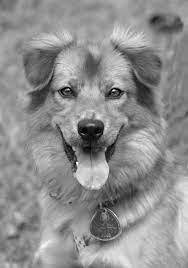
%> input picture exercises/image.jpeg, 188 x 268 px
$ octave esercitazione_30.m   (GNU Octave 9; MATLAB toolbox functions it lacks are replaced by stand-ins)
%> lines starting %> are read from the running program, lines starting %| are printed output that depends on the picture
% ES 29 - 30
% Choose a gray level image and create ten compressed version using jpeg format (hint:use
% imwrite function with the format jpeg and increasing quality factor, from 10 to 100). Then
% compute the psnr (between the original image and the compressed versions) and plot it
% versus the image quality of jpeg.
% Clear command window.
clc;
% Delete all variables.
clear;
% Close all figure windows except those created by imtool.
close all;
% Close all figure windows created by imtool.
imtool close all;

[file, path] = uigetfile({'*.tiff;*.jpg;*.png;*.jpeg'}, "select an image");
%> the answer given: image.jpeg
image = imread(strcat(path, file));
%> image is the input picture: size 268x188x3 uint8; min 0, max 255, mean 142.6

% create 10 images with different quality factor in format jpeg
for i = 10:+10:100
    imwrite(image, strcat(path, sprintf('image_jpeg_%i.jpeg', i)), "Quality", i);
end

figure(1)

% Maximize figure.
set(gcf, 'Position', get(0, 'Screensize'));
set(get(gca, 'Title'), 'String', sprintf('jpeg compressed images '));

for i = 10:+10:100
    A = imread(strcat(path, sprintf('image_jpeg_%i.jpeg', i)));
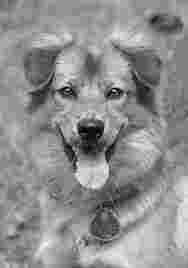
%> A: size 268x188x3 uint8; min 0, max 247, mean 142.7
    subplot(2, 5, i / 10)
    imshow(A);
    set(get(gca, 'Title'), 'String', sprintf('jpeg compressed image with quality factor %i \n SSIM : %0.2f', i, ssim(A, image)));

end

for i = 10:+10:100
    filename = strcat(path, sprintf('image_jpeg_%i.jpeg', i));
    delete (filename);
end
%> this loop made 10 passes
%> (i, filename) on passes 1 to 10: (10, './image_jpeg_10.jpeg'), (20, './image_jpeg_20.jpeg'), (30, './image_jpeg_30.jpeg'), (40, './image_jpeg_40.jpeg'), (50, './image_jpeg_50.jpeg'), (60, './image_jpeg_60.jpeg'), (70, './image_jpeg_70.jpeg'), (80, './image_jpeg_80.jpeg'), (90, './image_jpeg_90.jpeg'), (100, './image_jpeg_100.jpeg')

% create 10 images with different quality factor in format jpeg2000
for i = 10:+10:100
    imwrite(image, strcat(path, sprintf('image_jpeg_%i.j2k', i)), "CompressionRatio", i);
end

figure(2)

% Maximize figure.
set(gcf, 'Position', get(0, 'Screensize'));
set(get(gca, 'Title'), 'String', sprintf('jpeg2000 compressed images '));

for i = 10:+10:100
    A = imread(strcat(path, sprintf('image_jpeg_%i.j2k', i)));
    subplot(2, 5, i / 10)
    imshow(A);
    set(get(gca, 'Title'), 'String', sprintf('jpeg2000 compressed image with quality factor %i \n SSIM : %0.2f', i, ssim(A, image)));

end

for i = 10:+10:100
    filename = strcat(path, sprintf('image_jpeg_%i.j2k', i));
    delete (filename);
end
%> this loop made 10 passes
